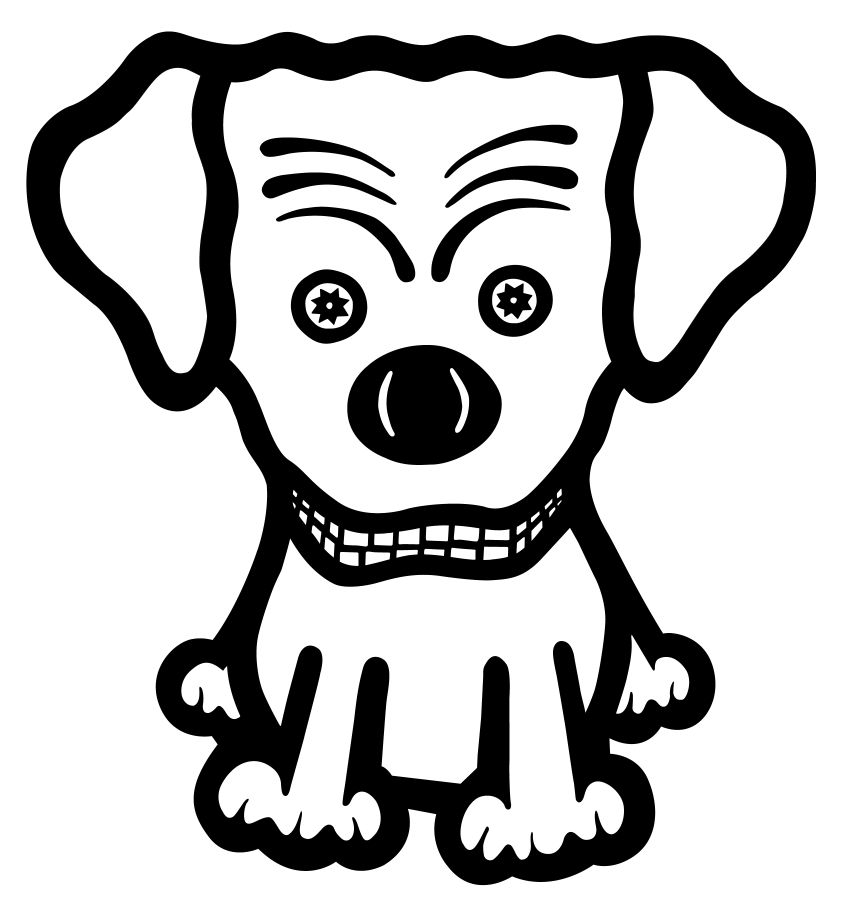
#> input picture SLM Workspace/ThorLabsDog.png, 4296 x 4517 px (shown at 1/5 size)
$ jupyter execute SLM_Images.ipynb   (shell and % lines are left out)
#> lines starting #> are read from the running program, lines starting #| are printed output that depends on the picture
# Playground for SLM Phase Patterns

**Discription:** This Notebook generates phase patterns for the Spatial Light Modulator (SLM). <br>
**Author(s):** *M. Fränzl and N. Söker*

## Required Packages

[cell 1]
import numpy as np
pi = np.pi
import matplotlib.pyplot as plt

from skimage.transform import resize
from skimage.util import invert

# Package need to export 16 bit TIF images
import tifffile as tiff
# Windows: If you get an error with "pip install tifffile" install the Build Tools for Visual Studio (https://visualstudio.microsoft.com/downloads/)

from scipy.fftpack import fft2, ifft2, fftshift, ifftshift

## SLM and Setup Settings

Setup the parameters for the SLM and the setup

[cell 2]
# Dimension of the SLM in pixel
dimx = 512
dimy = 512
# Pixel pitch in micrometer
pitch = 15
# Wavelength in nanometer
lda = 532

x, y = np.meshgrid(np.arange(dimx), np.arange(dimy))

## Grating Phase Pattern (XY Displacement)

[cell 3]
# Grating periods in ???
g_x = 10;
g_y = 0;
phase_grating = np.mod(pi*g_x/dimx*x + pi*g_y/dimy*y, 2*pi);

plt.imshow(phase_grating, cmap='gray', vmin=0, vmax=2*pi)
plt.colorbar()
plt.show()
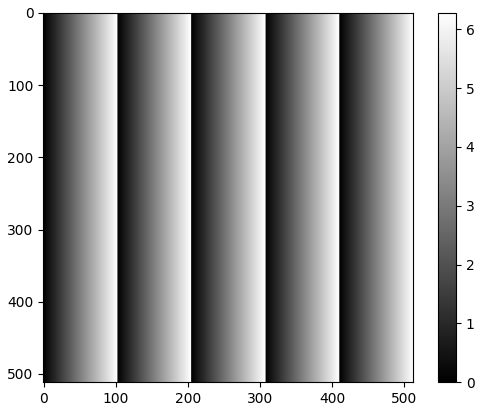
#> figure drawn by matplotlib, 2 panels

[cell 4]
# Convert phase to 16 bit
phase_grating = phase_grating/(2*pi)*65535 # 2**16 - 1

### Fresnel Lens Phase Pattern (Focusing)

[cell 5]
# Focal length in mm
f =-5000
phase_fresnel = np.mod(pi/(lda*1e-9*f*1e-3)*((x - dimx/2)**2 + (y - dimy/2)**2)*(pitch*1e-6)**2, 2*pi)

#plt.figure(figsize=(6,6))

plt.imshow(phase_fresnel, cmap='gray', vmin=0, vmax=2*pi)
plt.colorbar()
plt.show()
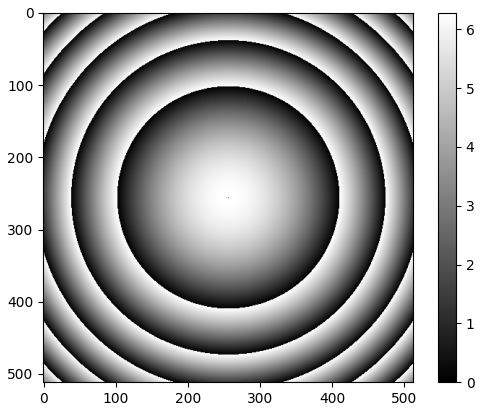
#> figure drawn by matplotlib, 2 panels

[cell 6]
# Convert phase to 16 bit
phase_fresnel = phase_fresnel/(2*pi)*65535 # 2**16 - 1

## Load the Image you want to Display with the SLM

[cell 7]
im = plt.imread("ThorLabsDog.png")
#> im is the input picture: shape (4517, 4296, 3) float32; mean R, G, B 0.756, 0.756, 0.756
im.shape
#> Out = (4517, 4296, 3)

[cell 8]
# Use only the first color channel
im = im[:,:,0]
#> im: shape (4517, 4296) float32
# Invert image
im = invert(im)
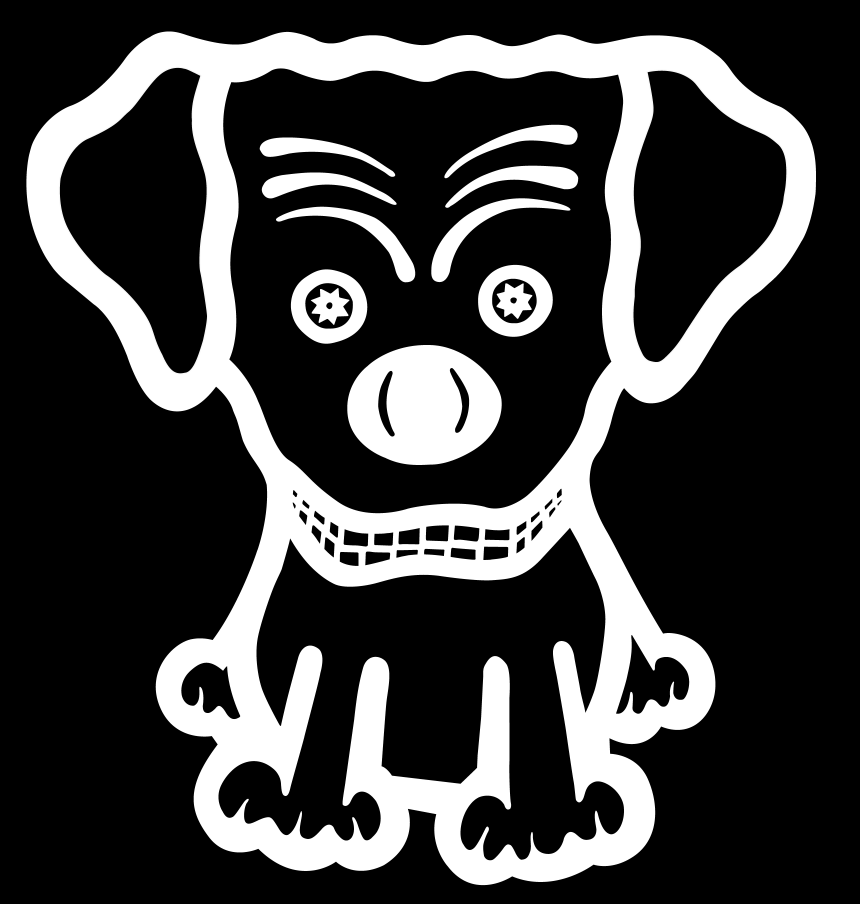
#> im: shape (4517, 4296) float32 (shown at 1/5 size); min 0, max 1, mean 0.244

[cell 9]
plt.imshow(im, cmap='gray')
plt.colorbar()
plt.show()
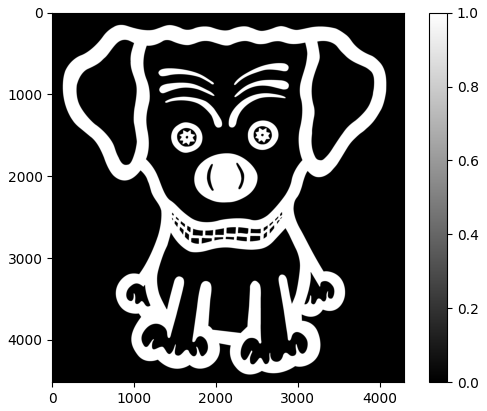
#> figure drawn by matplotlib, 2 panels

[cell 10]
# Resize image
image = resize(im, (512, 512), mode='constant') # preserve_range = True
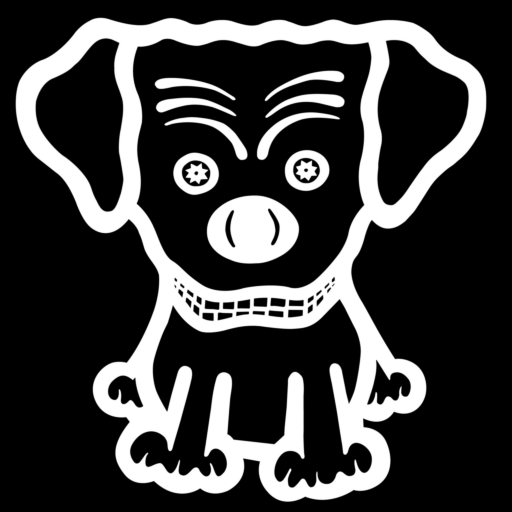
#> image: shape (512, 512) float32; min 0, max 1, mean 0.244

[cell 11]
#plt.imshow(im, cmap='gray')
#plt.colorbar()
#plt.show()

[cell 12]
def FFT(x):
    return fftshift(fft2(ifftshift(x), axes=(0,1)), axes=(0,1))

def iFFT(x):
    return fftshift(ifft2(ifftshift(x, axes=(0,1)), axes=(0,1)), axes=(0,1))

[cell 13]
def phase(u):
    return np.arctan2(np.imag(u), np.real(u))

### Gerchberg–Saxton (GS) Algorithm

[cell 14]
'''
source = np.zeros((dimx, dimy)) + 1
target = im
n = 0
A = fft2(target)
while n < 10:
    B = source*np.exp(phase(A)*1j)
    C = fft2(B)
    D = target*np.exp(1j*phase(C))
    A = ifft2(D)
    n +=1
''';

[cell 15]
A_laser = np.ones((dimx, dimy))
A_desired = image
n = 0
U_slm = FFT(A_desired)
while n < 10:
    U_target = FFT(A_laser*np.exp(1j*phase(U_slm)))
    U_slm = iFFT(A_desired*np.exp(1j*phase(U_target)))
    n +=1
#> after the loop, n = 10

This is just one of the many ways to implement the GS algorithm. Apart from from optimizations, others may start by performing a forward Fourier Transform to the source distribution.

[cell 16]
#plt.figure(figsize=(18,18))

plt.imshow(phase(U_slm), cmap='gray')
#> in phase (call 21), `return np.arctan2(np.imag(u), np.real(u))`:
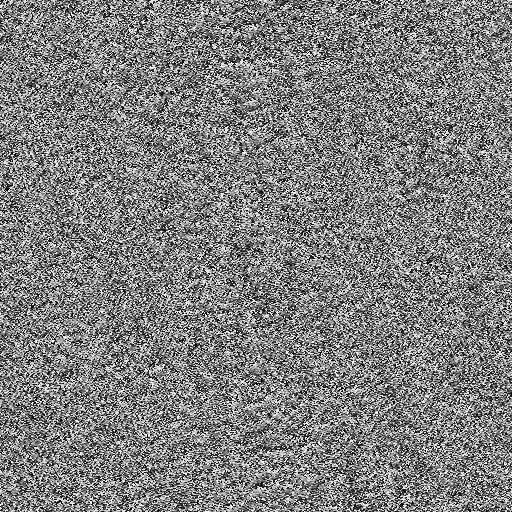
#> returned value: shape (512, 512) float64; min -3.14, max 3.14, mean 0.00231; drawn with min black and max white
plt.colorbar()
plt.show()
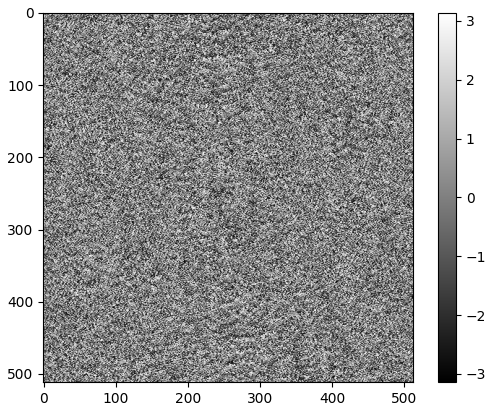
#> figure drawn by matplotlib, 2 panels

[cell 17]
# wavelength*f_lense/pixel_size
x_size = y_size = 532e-9*0.3/15e-6*1e3

im = FFT(np.exp(1j*phase(U_slm)))
plt.imshow(np.abs(im), extent=[0, x_size, 0, y_size], cmap='gray')
plt.xlabel('x [mm]')
plt.ylabel('y [mm]')
plt.colorbar()
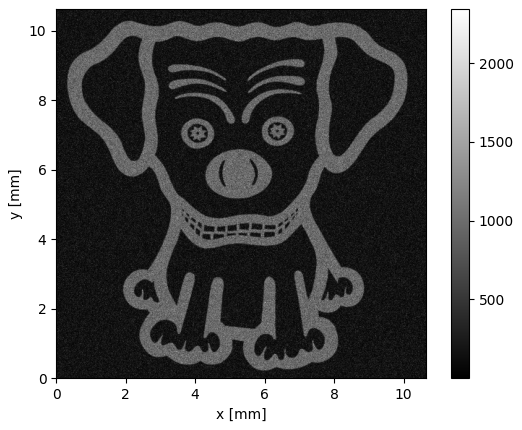
#> figure drawn by matplotlib, 2 panels

[cell 18]
# Convert phase from -pi, pi to 0, 2*pi
phase_image = phase(U_slm) + np.pi
# Convert phase to 16 bit
phase_image = phase_image/(2*pi)*65535 # 2**16 - 1

## Add all Phase Images

[cell 19]
# [5 lines of commented-out code are left out]
phase_total = np.mod(phase_grating + phase_fresnel + phase_image, 2**16)
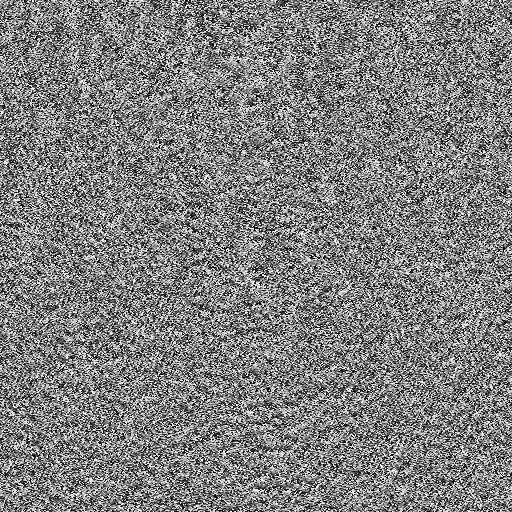
#> phase_total: shape (512, 512) float64; min 0.27, max 65536, mean 32862; drawn with min black and max white

[cell 20]
plt.imshow(phase_total, cmap='gray')
plt.colorbar()
plt.show()
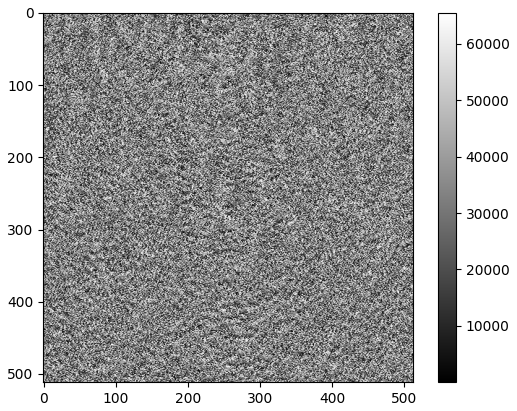
#> figure drawn by matplotlib, 2 panels

[cell 21]
# Save image as 16 bit TIF file
tiff.imsave('Total_Phase_Thorlabs_-5000mm.tiff', phase_total.astype('uint16')) # resolution=(72,72)
